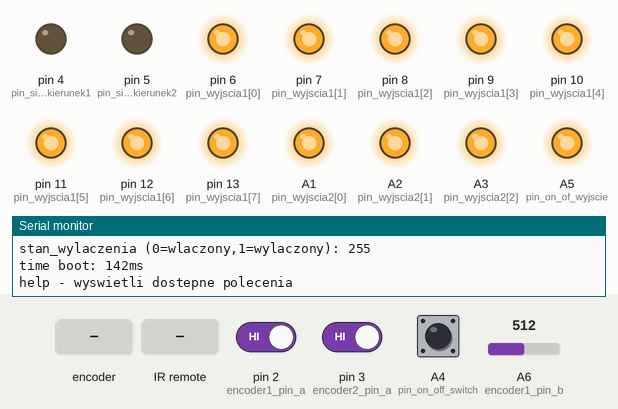
A sketch run on a simulated Arduino Nano, built with avr-gcc and run on an emulated ATmega328P. Parts: output pins drawn as LEDs (lit = HIGH), the last lines printed to the serial monitor. The inputs (shaded band) are chosen by the test bench; at power-on: A4 (pin_on_off_switch) HIGH, pin 3 (encoder2_pin_a) HIGH, pin 2 (encoder1_pin_a) HIGH, A6 (encoder1_pin_b) = 512. EEPROM starts erased.

Above: at 1.3 s.
1.4 s: A4 (pin_on_off_switch) pulled LOW for 0.15 s
At 2.3 s:
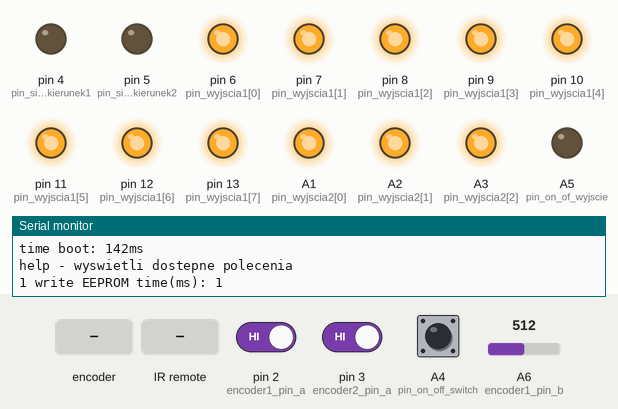
3.0 s: rotary encoder on pin 2 (encoder1_pin_a) / A6 (encoder1_pin_b) turned 3 steps (first pin leading)
At 4.5 s:
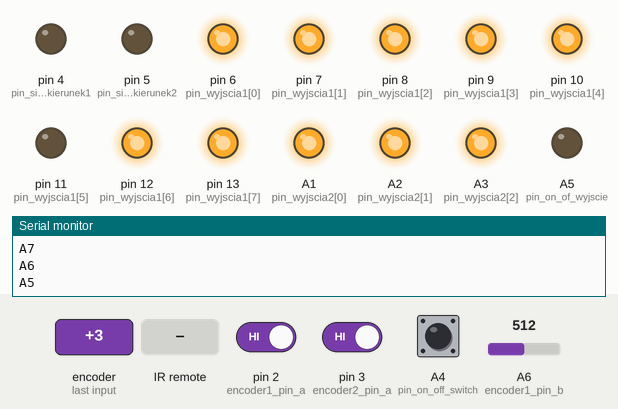
5.1 s: pin 3 (encoder2_pin_a) driven LOW
At 5.8 s:
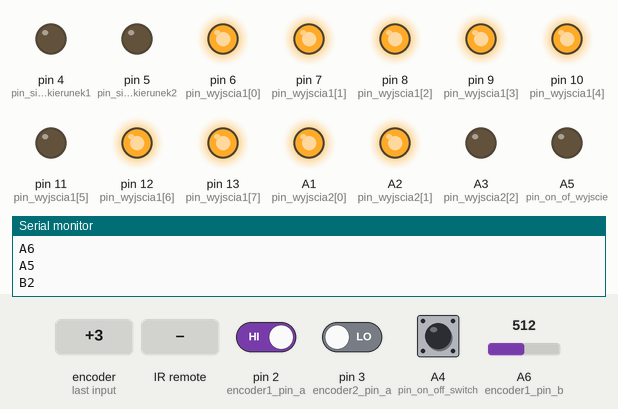
6.6 s: infrared code 0xFD48B7 received
At 7.6 s:
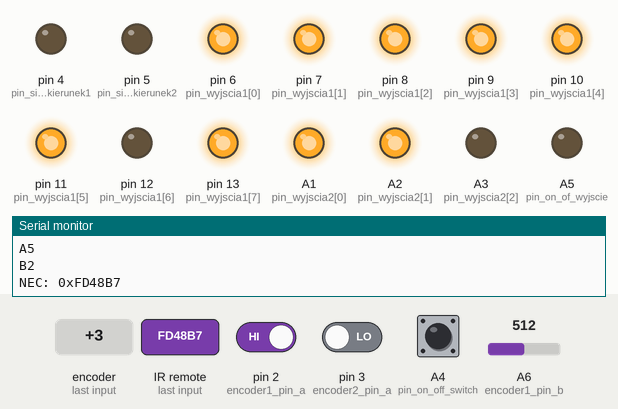
8.2 s: infrared code 0xFFFFFFFF received
At 9.1 s:
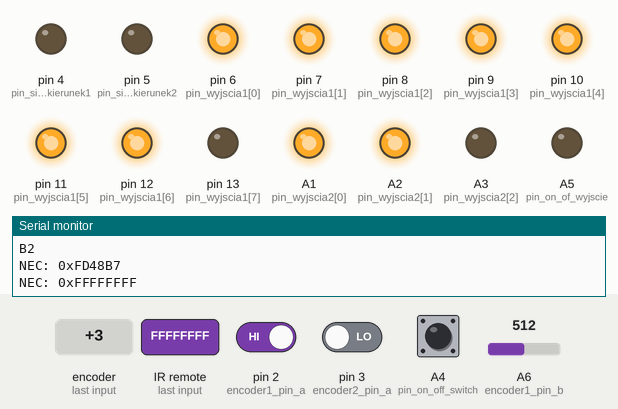
9.7 s: infrared code 0xFD28D7 received
At 10.6 s:
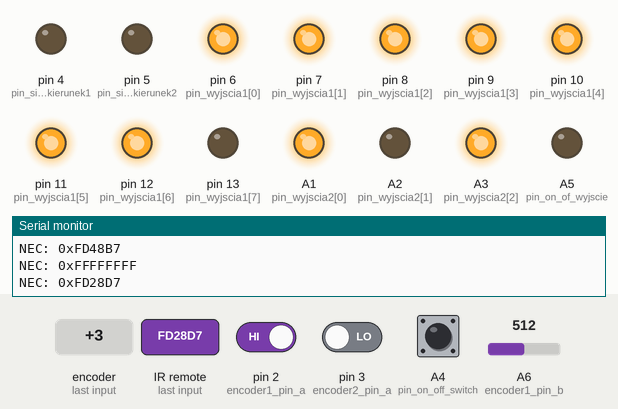
Timing chart, 0 to 12.3 s (numbered marks = the images above; inputs shaded):
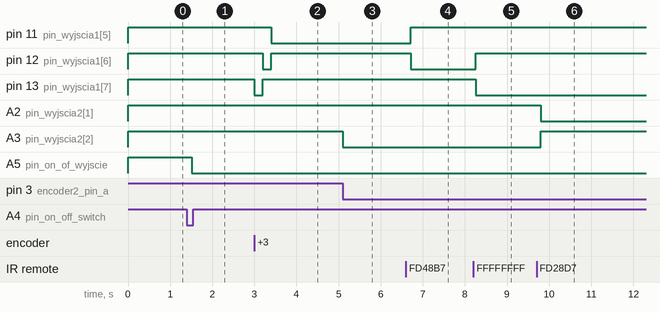

The sketch:

impulastor2.ino
```cpp
/*
czas pisania
2020.03.28 - 2,5h
2020.03.29 - 1,5h
2020.04.03 - 3,5h
2020.04.06 - 5h
2020.04.08 - 10min

DC Current per I/O Pin recommended limit: <35mA
DC Current per VCC and GND Pins: 200.0 mA
Overall DC current limit for all IO pins put together: 200 mA

EEPROM 100.000 write cycles per address
*/
// https://github.com/z3t0/Arduino-IRremote
#include <IRremote.h>

// https://github.com/rocketscream/Low-Power
//#include <LowPower.h>

// ustawienie pinu odczytu podczerwieni
#define irPin A0
IRrecv irrecv(irPin);
decode_results results;

// pin włącz/wyłącz
bool stan_wylaczenia = true;
int pin_on_off_switch = A4;
int pin_on_of_wyjscie = A5;
#define CZAS_BLOKADY_ON_OFF_MS 1000

// co jaki czas porównanie i zapis do eepromu, 30s
// 100000cykli/60sekund/60minut = 27godzin zmieniania co sekunde
#define KOPIA_DO_EEPROM_MS 30000

// konfiguracja pinów enkoderów
int encoder1_pin_a = 2; //D2 pin pod przerwanie
int encoder1_pin_b = A6; // A6,A7 pin tylko analogowy bez pull-up
int encoder2_pin_a = 3; //D3 pin pod przerwanie
int encoder2_pin_b = A7; // A6,A7 pin tylko analogowy bez pull-up
int analog_low_high = 512; // granica stanów LOW/HIGH od 0 - 1023

// konfiguracja pinów wyjciowych
int pin_wyjscia1[] = {6,7,8,9,10,11,12,13};
int pin_wyjscia2[] = {A1,A2,A3};

// konfiguracja pinów silniczka
int pin_silnika_kierunek1 = 4;
int pin_silnika_kierunek2 = 5;
unsigned long silnik_czas = 250; // ms

// TU KONIEC ZMIENNYCH DO EDYCJI

// Adresy użyte w eepromie
#include <EEPROM.h>
#define ADDRESS_UINT16_START_COUNT 0
#define ADDRESS_CHAR_LICZNIK1 2
#define ADDRESS_CHAR_LICZNIK2 3
#define ADDRESS_CHAR_STAN_WYLACZENIA 4

// nie zmieniać, samemu oblicza prawidłową wartość
int pin_wyjscia1_sizeof = (sizeof(pin_wyjscia1)/sizeof(pin_wyjscia1[0]));
int pin_wyjscia2_sizeof = (sizeof(pin_wyjscia2)/sizeof(pin_wyjscia2[0]));

// przechowanie liczników
int encoder1_licznik = -1;
int encoder2_licznik = -1;
unsigned long time1 = 0;
unsigned long time2 = 0;
unsigned long time3 = 0;
unsigned long time4 = 0;

void zmien_stan_wylaczenia_przyciskiem()
{
  // odczyt włączenia
  if( digitalRead(pin_on_off_switch) == LOW )
  {
    // zmienia stan z wyłączony na włączony i odwrotnie
    stan_wylaczenia = ! stan_wylaczenia;

    // wykonaj wyłączenie urządzenia
    if(stan_wylaczenia)
    {
      // zapis konfiguracji do pamięci EEPROM
      zapamietaj_ustawienia();

      // zerowanie pinów
      ustaw_pin_wyjscia1(-1);
      ustaw_pin_wyjscia2(-1);
      digitalWrite(pin_on_of_wyjscie, HIGH);

      // opóźnienie na włączenie. Czeka aż switch zostanie puszczony.
      while(digitalRead(pin_on_off_switch) == LOW)
      {
        delay(CZAS_BLOKADY_ON_OFF_MS);
      }
    }
    // wykonaj włącznie urządzenia
    else
    {
      // zapis konfiguracji do pamięci EEPROM
      zapamietaj_ustawienia();

      // ustawienie pinów
      digitalWrite(pin_on_of_wyjscie, LOW);
      ustaw_pin_wyjscia1(encoder1_licznik);
      ustaw_pin_wyjscia2(encoder2_licznik);

      // opóźnienie na wyłączenie. Czeka aż switch zostanie puszczony
      while(digitalRead(pin_on_off_switch) == LOW)
      {
        delay(CZAS_BLOKADY_ON_OFF_MS);
      }
    }
  }
}

// funkcje wywoływane podczas przerwania
void encoder1_zlicz()
{
  // blokada wykonywania gdy urządzenie jest wyłączone
  if(stan_wylaczenia)
    return;

  if((millis() - time1) > 50)
  {
    static int kierunek = 1;

    // zliczanie impulsów
    //if(digitalRead(encoder1_pin_b))
    if(analogRead(encoder1_pin_b) > analog_low_high) // tylko dla pinów analogowych A6,A7
      encoder1_licznik -= kierunek;
    else
      encoder1_licznik += kierunek;

    // zapętlanie ze zmianą kierunku
    if(encoder1_licznik >= (pin_wyjscia1_sizeof-1))
    {
      kierunek = -kierunek;
      encoder1_licznik = (pin_wyjscia1_sizeof-1);
    }
    if(encoder1_licznik <= 0)
    {
      kierunek = -kierunek;
      encoder1_licznik = 0;
    }

    // ustawienie wyjść
    ustaw_pin_wyjscia1(encoder1_licznik);

    Serial.print("A");
    Serial.println(encoder1_licznik);
  }
  time1 = millis();
}

void encoder2_zlicz()
{
  // blokada wykonywania gdy urządzenie jest wyłączone
  if(stan_wylaczenia)
    return;

  if((millis() - time2) > 50)
  {
    static int kierunek = 1;
    // zliczanie impulsów
    //if(digitalRead(encoder2_pin_b))
    if(analogRead(encoder2_pin_b) > analog_low_high) // tylko dla pinów analogowych A6,A7
      encoder2_licznik -= kierunek;
    else
      encoder2_licznik += kierunek;

    // zapętlanie ze zmianą kierunku
    if(encoder2_licznik >= (pin_wyjscia2_sizeof-1))
    {
      kierunek = -kierunek;
      encoder2_licznik = (pin_wyjscia2_sizeof-1);
    }
    if(encoder2_licznik <= 0)
    {
      kierunek = -kierunek;
      encoder2_licznik = 0;
    }

    // ustawienie wejść
    ustaw_pin_wyjscia2(encoder2_licznik);

    Serial.print("B");
    Serial.println(encoder2_licznik);
  }
  time2 = millis();
}


void ustaw_pin_wyjscia1(int kod) // powielanie takiego samego kodu, do optymalizacji
{
  for(int i = 0; i < pin_wyjscia1_sizeof; i++)
  {
    if(kod == i)
    {
      digitalWrite(pin_wyjscia1[i], LOW);
    }
    else
    {
      digitalWrite(pin_wyjscia1[i], HIGH);
    }
  }
}

void ustaw_pin_wyjscia2(int kod) // powielanie takiego samego kodu, do optymalizacji
{
  for(int i = 0; i < pin_wyjscia2_sizeof; i++)
  {
    if(kod == i)
    {
      digitalWrite(pin_wyjscia2[i], LOW);
    }
    else
    {
      digitalWrite(pin_wyjscia2[i], HIGH);
    }
  }
}

// zapis konfiguracji do pamięci EEPROM
bool zapamietaj_ustawienia()
{
  unsigned long time_write = millis();
  int count_writer = 0;
  // zapis wartości do pamięci
  noInterrupts();
  if(!stan_wylaczenia && encoder1_licznik != EEPROM.read(ADDRESS_CHAR_LICZNIK1))
  {
    EEPROM.write(ADDRESS_CHAR_LICZNIK1, (char)encoder1_licznik);
    count_writer++;
  }
  if(!stan_wylaczenia && encoder2_licznik != EEPROM.read(ADDRESS_CHAR_LICZNIK2))
  {
    EEPROM.write(ADDRESS_CHAR_LICZNIK2, (char)encoder2_licznik);
    count_writer++;
  }
  if(stan_wylaczenia != EEPROM.read(ADDRESS_CHAR_STAN_WYLACZENIA))
  {
    EEPROM.write(ADDRESS_CHAR_STAN_WYLACZENIA, (char)stan_wylaczenia);
    count_writer++;
  }
  interrupts();

  if(count_writer > 0)
  {
    Serial.print(count_writer);
    Serial.print(" write EEPROM time(ms): ");
    Serial.println(millis() - time_write);
  }
}

// reset programowy
void(* resetFunc) (void) = 0;//declare reset function at address 0

// polecenie dla seriala
void polecenia_serial()
{
  // echo serial
  while(Serial.available() > 0) // Don't read unless
  {
    static String incomingString;
    incomingString = Serial.readString();
    incomingString.toLowerCase();
    incomingString.trim(); //escape spaces

    if(incomingString == "help")
    {
      Serial.println("help - tekst pomocy");
      Serial.println("r0 - fabryczny reset EEPROM (FFFF)");
      Serial.println("r1 - startowy reset EEPROM (0000)");
    }
    else if(incomingString == "r0")
    {
      write_int(0, 65535);
      write_int(2, 65535);
      write_int(4, 65535);
      Serial.println("r0 - ok");
      resetFunc(); //call reset
    }
    else if(incomingString == "r1")
    {
      write_int(0, 0);
      write_int(2, 0);
      write_int(4, 0);
      Serial.println("r1 - ok");
      resetFunc(); //call reset
    }
    else
    {
      Serial.println(incomingString);
    }
  }
}

// polecenia dla podczerwieni
void polecenia_ir(unsigned long czas_blokady_w_ms)
{
   if (irrecv.decode(&results))
   {
      if (results.decode_type == NEC) {
        Serial.print("NEC: ");
      } else if (results.decode_type == SONY) {
        Serial.print("SONY: ");
      } else if (results.decode_type == RC5) {
        Serial.print("RC5: ");
      } else if (results.decode_type == RC6) {
        Serial.print("RC6: ");
      } else if (results.decode_type == UNKNOWN) {
        Serial.print("UNKNOWN: ");
      }

      Serial.print("0x");
      Serial.println(results.value, HEX);

      command(results);

      delay(czas_blokady_w_ms);
      //LowPower.powerDown(SLEEP_250MS, ADC_OFF, BOD_OFF);
      irrecv.resume();
   }
}

void command(decode_results results)
{
  static decode_results last_results;

  // obsługa włączenia i wyłączenia
  switch(results.value)
  {
    // RC6 philips
    case 0xC:
    case 0x1000C:
      // nie zapętlaj wyłączania
      if(results.value == last_results.value)
        break;
      last_results = results;
    // NEC TV
    case 0xFD00FF:
      //resetFunc(); //call reset

      // zmienia stan z wyłączony na włączony i odwrotnie
      stan_wylaczenia = ! stan_wylaczenia;

      // wykonaj wyłączenie urządzenia
      if(stan_wylaczenia)
      {
        // zapis konfiguracji do pamięci EEPROM
        zapamietaj_ustawienia();

        // zerowanie pinów
        ustaw_pin_wyjscia1(-1);
        ustaw_pin_wyjscia2(-1);
        digitalWrite(pin_on_of_wyjscie, HIGH);

        // opóźnienie na włączenie
        delay(CZAS_BLOKADY_ON_OFF_MS);
      }
      // wykonaj włącznie urządzenia
      else
      {
        // zapis konfiguracji do pamięci EEPROM
        zapamietaj_ustawienia();

        // ustawienie pinów
        digitalWrite(pin_on_of_wyjscie, LOW);
        ustaw_pin_wyjscia1(encoder1_licznik);
        ustaw_pin_wyjscia2(encoder2_licznik);

        // opóźnienie na wyłączenie
        delay(CZAS_BLOKADY_ON_OFF_MS);
      }
      break;
    default:
      break;
  }

  // blokada wykonywania gdy urządzenie jest wyłączone
  if(stan_wylaczenia)
    return;

  // zapamiętywanie ostatnie polecenia NEC, poza poleceniem powtarzania
  if (results.decode_type == NEC && results.value != 0xFFFFFFFF)
    last_results = results;

  // obsługa pozostałych opcji sterowania
  switch(results.value)
  {
    // Sterowaniem pinami wyjścia1 zwiększanie
    // RC6 philips
    case 0x5B:
    case 0x1005B:
    // NEC TV
    case 0xFD48B7:
      if(++encoder1_licznik >= (pin_wyjscia1_sizeof-1))
        encoder1_licznik = (pin_wyjscia1_sizeof-1);
      ustaw_pin_wyjscia1(encoder1_licznik);
      break;

    // Sterowaniem pinami wyjścia1 zmniejszanie
    // RC6 philips
    case 0x5A:
    case 0x1005A:
    // NEC TV
    case 0xFD8877:
      if(--encoder1_licznik <= 0)
        encoder1_licznik = 0;
      ustaw_pin_wyjscia1(encoder1_licznik);
      break;

    // Sterowaniem pinami wyjścia2 zwiększanie
    // RC6 philips
    case 0x58:
    case 0x10058:
    // NEC TV
    case 0xFDC837:
      if(++encoder2_licznik >= (pin_wyjscia2_sizeof-1))
        encoder2_licznik = (pin_wyjscia2_sizeof-1);
      ustaw_pin_wyjscia2(encoder2_licznik);
      break;

    // Sterowaniem pinami wyjścia2 zmniejszanie
    // RC6 philips
    case 0x59:
    case 0x10059:
    // NEC TV
    case 0xFD28D7:
      if(--encoder2_licznik <= 0)
        encoder2_licznik = 0;
      ustaw_pin_wyjscia2(encoder2_licznik);
      break;

    // Sterowaniem pinami silnika zwiękasznie głośności
    // RC6 philips
    case 0x10:
    case 0x10010:
    // NEC TV
    case 0xFD12ED:
      digitalWrite(pin_silnika_kierunek2, LOW);
      digitalWrite(pin_silnika_kierunek1, HIGH);
      time4 = millis();
      break;

    // Sterowaniem pinami silnika zmniejszanie głośności
    // RC6 philips
    case 0x11:
    case 0x10011:
    // NEC TV
    case 0xFD926D:
      digitalWrite(pin_silnika_kierunek1, LOW);
      digitalWrite(pin_silnika_kierunek2, HIGH);
      time4 = millis();
      break;

    // inne
    case 0xFFFFFFFF:
      // nie powtarzej kodów nie NEC i kodów wyłączenia
      // tu umieścić kody nie podlegające wielokrotnemu powtarzaniu
      if(last_results.decode_type != NEC || last_results.value == 0xFD00FF)
        break;
      // powtórz ostatnie polecenie, ups wywołanie rekurencyjne
      command(last_results);
      break;

    default:
      break;
  }
};

// obsługa pamięci

uint16_t read_int(int addr_pair)
{
  uint16_t value = ((uint16_t)EEPROM.read(addr_pair) << 8) | EEPROM.read(addr_pair+1);
  return value;
}

void write_int(int addr_pair, uint16_t value)
{
  EEPROM.write(addr_pair, (char)(value >> 8));
  EEPROM.write(addr_pair+1, (char)value);
}

// info o kompilacji wgrywanego projektu
void display_Running_Sketch (void)
{
  Serial.print("# Arduino Sketch: (");
  Serial.print(__DATE__);
  Serial.print(" at ");
  Serial.print(__TIME__);
  Serial.print(") ");
  Serial.println(__FILE__);
}

void setup() {
  // konfiguracja pinów dla enkoderów, z wewnętrznym podciągnięciem do Vcc
  pinMode(encoder1_pin_a,INPUT_PULLUP);
  pinMode(encoder1_pin_b,INPUT_PULLUP);
  pinMode(encoder2_pin_a,INPUT_PULLUP);
  pinMode(encoder2_pin_b,INPUT_PULLUP);

  // pin włączenie i wyłącznia
  pinMode(pin_on_off_switch,INPUT_PULLUP);
  digitalWrite(pin_on_of_wyjscie, HIGH);
  pinMode(pin_on_of_wyjscie,OUTPUT);

  // ustawienie i konfiguracja pinów wyjściowych 1
  for(int i = 0; i < pin_wyjscia1_sizeof; i++)
  {
    digitalWrite(pin_wyjscia1[i], HIGH);
    pinMode(pin_wyjscia1[i],OUTPUT);
  }
  // ustawienie i konfiguracja pinów wyjściowych 2
  for(int i = 0; i < pin_wyjscia2_sizeof; i++)
  {
    digitalWrite(pin_wyjscia2[i], HIGH);
    pinMode(pin_wyjscia2[i],OUTPUT);
  }
  // ustawienie i konfiguracja pinów silnika
  digitalWrite(pin_silnika_kierunek1, LOW);
  pinMode(pin_silnika_kierunek1, OUTPUT);
  digitalWrite(pin_silnika_kierunek2, LOW);
  pinMode(pin_silnika_kierunek2, OUTPUT);

  Serial.begin(9600);
  delay(10);
  display_Running_Sketch();

  write_int(ADDRESS_UINT16_START_COUNT, read_int(ADDRESS_UINT16_START_COUNT) + 1);

  Serial.print("Start count: ");
  Serial.println(read_int(ADDRESS_UINT16_START_COUNT));

  encoder1_licznik = EEPROM.read(ADDRESS_CHAR_LICZNIK1);
  Serial.print("encoder1_licznik (0-7): ");
  Serial.println(EEPROM.read(ADDRESS_CHAR_LICZNIK1));

  encoder2_licznik = EEPROM.read(ADDRESS_CHAR_LICZNIK2);
  Serial.print("encoder2_licznik (0-2): ");
  Serial.println(EEPROM.read(ADDRESS_CHAR_LICZNIK2));

  stan_wylaczenia = EEPROM.read(ADDRESS_CHAR_STAN_WYLACZENIA);
  Serial.print("stan_wylaczenia (0=wlaczony,1=wylaczony): ");
  Serial.println(EEPROM.read(ADDRESS_CHAR_STAN_WYLACZENIA));

  irrecv.enableIRIn();

  time1 = millis();
  time2 = millis();
  time3 = millis();
  time4 = millis();


  if(! stan_wylaczenia)
  {
      digitalWrite(pin_on_of_wyjscie, LOW);
      ustaw_pin_wyjscia1(encoder1_licznik);
      ustaw_pin_wyjscia2(encoder2_licznik);
  }

  //dodanie przerwania (dopiero po odczycie z EEPROM-u, funkcja wywoływana po wykryciu zbocza opadającego
  attachInterrupt(digitalPinToInterrupt(encoder1_pin_a), encoder1_zlicz, FALLING);
  attachInterrupt(digitalPinToInterrupt(encoder2_pin_a), encoder2_zlicz, FALLING);

  Serial.print("time boot: ");
  Serial.print(millis());
  Serial.println("ms");

  Serial.println("help - wyswietli dostepne polecenia");
}

void loop() {
  // odczyt włączenia
  zmien_stan_wylaczenia_przyciskiem();

  // zapisuje ustawienia do EEPROM-u
  if(millis()-time3 > KOPIA_DO_EEPROM_MS)
  {
    zapamietaj_ustawienia();
    time3 = millis();
  }

  // obsługa poleceń dla seriala
  polecenia_serial();

  // odczyt kodów podczerwieni
  polecenia_ir(100); // ms

  // zerowanie ustawienia silnika
  if(millis()-time4 > silnik_czas)
  {
    digitalWrite(pin_silnika_kierunek1, LOW);
    digitalWrite(pin_silnika_kierunek2, LOW);
  }

  delay(120);
  //LowPower.powerDown(SLEEP_60MS, ADC_OFF, BOD_OFF); //15 ms, 30 ms, 60 ms, 120 ms, 250 ms, 500 ms, 1 s, 2 s, 4 s, 8 s, and forever
}
```

Measured:
- after the input at 1.4 s, A5 (pin_on_of_wyjscie): HIGH → LOW after 0.11 s
- after the input at 3.0 s, pin 11 (pin_wyjscia1[5]): HIGH → LOW after 0.40 s; pin 12 (pin_wyjscia1[6]): HIGH → LOW after 0.20 s, → HIGH 0.20 s later; pin 13 (pin_wyjscia1[7]): HIGH → LOW at once, → HIGH 0.20 s later
- after the input at 5.1 s, A3 (pin_wyjscia2[2]): HIGH → LOW at once
- after the input at 6.6 s, pin 11 (pin_wyjscia1[5]): LOW → HIGH after 0.12 s; pin 12 (pin_wyjscia1[6]): HIGH → LOW after 0.12 s
- after the input at 8.2 s, pin 12 (pin_wyjscia1[6]): LOW → HIGH after 0.06 s; pin 13 (pin_wyjscia1[7]): HIGH → LOW after 0.06 s
- after the input at 9.7 s, A2 (pin_wyjscia2[1]): HIGH → LOW after 0.10 s; A3 (pin_wyjscia2[2]): LOW → HIGH after 0.10 s
